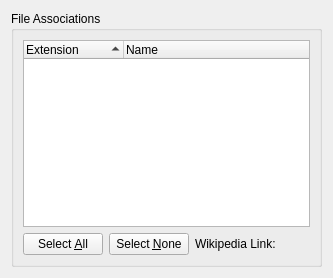
<?xml version="1.0" encoding="UTF-8"?>
<ui version="4.0">
 <class>WinFileAssociationsConfigWidget</class>
 <widget class="QWidget" name="WinFileAssociationsConfigWidget">
  <property name="geometry">
   <rect>
    <x>0</x>
    <y>0</y>
    <width>333</width>
    <height>278</height>
   </rect>
  </property>
  <layout class="QGridLayout" name="gridLayout_3">
   <item row="0" column="0">
    <widget class="QGroupBox" name="groupBox_2">
     <property name="title">
      <string>File Associations</string>
     </property>
     <layout class="QGridLayout" name="gridLayout_2">
      <item row="0" column="0">
       <widget class="QTreeWidget" name="treeWidget">
        <property name="sortingEnabled">
         <bool>true</bool>
        </property>
        <column>
         <property name="text">
          <string>Extension</string>
         </property>
        </column>
        <column>
         <property name="text">
          <string>Name</string>
         </property>
        </column>
       </widget>
      </item>
      <item row="1" column="0">
       <layout class="QHBoxLayout" name="horizontalLayout">
        <item>
         <widget class="QPushButton" name="selectAllButton">
          <property name="text">
           <string>Select &amp;All</string>
          </property>
         </widget>
        </item>
        <item>
         <widget class="QPushButton" name="selectNoneButton">
          <property name="text">
           <string>Select &amp;None</string>
          </property>
         </widget>
        </item>
        <item>
         <layout class="QFormLayout" name="formLayout">
          <property name="formAlignment">
           <set>Qt::AlignLeading|Qt::AlignLeft|Qt::AlignVCenter</set>
          </property>
          <item row="0" column="0">
           <widget class="QLabel" name="wikipediaLabel">
            <property name="text">
             <string>Wikipedia Link:</string>
            </property>
           </widget>
          </item>
          <item row="0" column="1">
           <widget class="QLabel" name="wikipediaArticleLabel">
            <property name="openExternalLinks">
             <bool>true</bool>
            </property>
           </widget>
          </item>
         </layout>
        </item>
        <item>
         <spacer name="horizontalSpacer">
          <property name="orientation">
           <enum>Qt::Horizontal</enum>
          </property>
          <property name="sizeHint" stdset="0">
           <size>
            <width>40</width>
            <height>20</height>
           </size>
          </property>
         </spacer>
        </item>
       </layout>
      </item>
     </layout>
    </widget>
   </item>
  </layout>
 </widget>
 <resources/>
 <connections/>
</ui>
